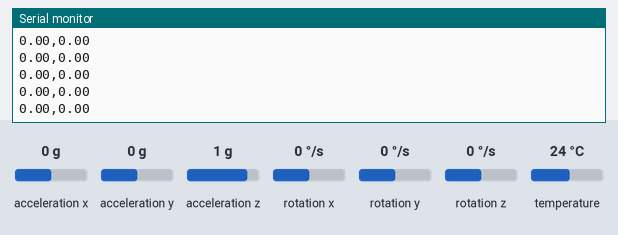
The sketch below on a simulated ESP32. Shown: the last lines printed to the serial monitor. The inputs (shaded band) are chosen by the test bench; at power-on: acceleration x 0 g, acceleration y 0 g, acceleration z 1 g, rotation x 0 °/s, rotation y 0 °/s, rotation z 0 °/s, temperature 24 °C. Nothing arrives over Bluetooth unless stated.

Above: at 3.8 s.
3.9 s: acceleration x set to -1.4 g
At 3.95 s:
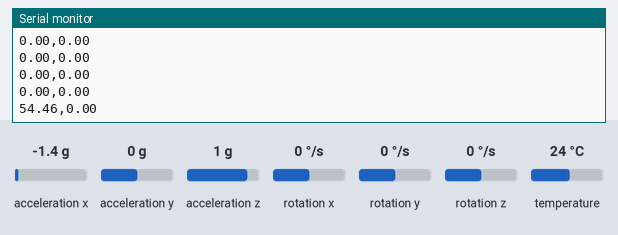
5.4 s: acceleration y set to -1.4 g
At 5.43 s:
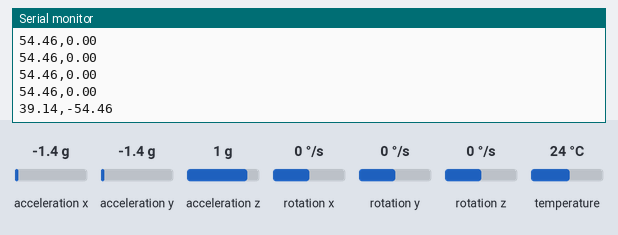
6.9 s: acceleration z set to -1.4 g
At 6.91 s:
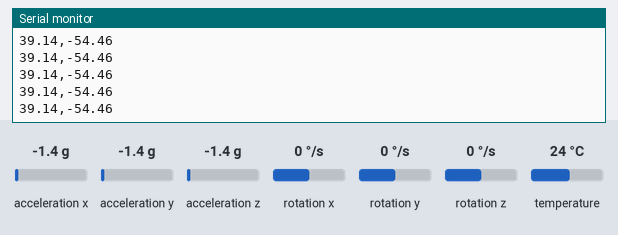
Timing chart, 0 to 9.9 s (numbered marks = the images above; inputs shaded):
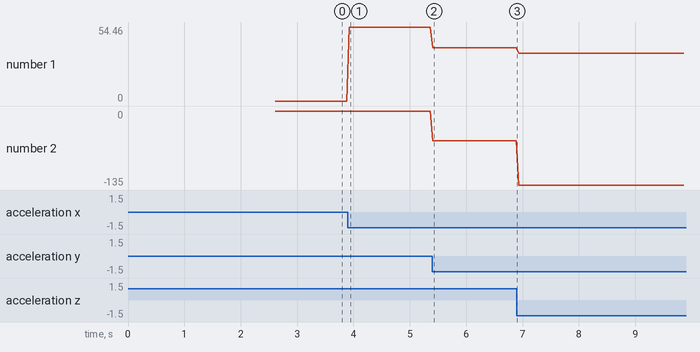

Measured:
- after the input at 3.9 s, the serial monitor: prints a new line at once (image 1)
- after the input at 5.4 s, the serial monitor: prints a new line at once (image 2)
- plotted number 1: 0 → 54.46 after the input at 3.9 s, 54.46 → 39.14 after the input at 5.4 s, 39.14 → 35.26 after the input at 6.9 s
- plotted number 2: 0 → -54.46 after the input at 5.4 s, -54.46 → -135 after the input at 6.9 s

The sketch:

MPU6050_Audio_Controller.ino
```cpp
#include <Wire.h>
#include <Adafruit_MPU6050.h>
#include <Adafruit_Sensor.h>

// Include ESP32 Bluetooth Classic Library
#include "BluetoothSerial.h"

#if !defined(CONFIG_BT_ENABLED) || !defined(CONFIG_BLUEDROID_ENABLED)
#error Bluetooth is not enabled! Please enable it in your IDE.
#endif

BluetoothSerial SerialBT;
Adafruit_MPU6050 mpu;

// Offsets for calibration
float pitch_offset = 0.0;
float roll_offset = 0.0;

void setup() {
  Serial.begin(115200);

  // Initialize Bluetooth with a recognizable name
  SerialBT.begin("MPU6050_Audio_Tracker");
  Serial.println("Bluetooth Started! Ready to pair.");

  delay(1000);   // allow serial monitor to connect

  Wire.begin(21, 22);   // SDA = 21, SCL = 22 (ESP32 defaults usually)

  if (!mpu.begin()) {
    while (1) {
      Serial.println("MPU6050 not found! Check wiring.");
      delay(1000);
    }
  }

  // --- Automatic Calibration ---
  // Wait a moment for sensor to stabilize
  delay(500);

  float sum_pitch = 0.0;
  float sum_roll = 0.0;
  int num_readings = 50;

  for (int i = 0; i < num_readings; i++) {
    sensors_event_t a, g, temp;
    mpu.getEvent(&a, &g, &temp);
    sum_roll  += atan2(a.acceleration.y, a.acceleration.z) * 180.0 / PI;
    sum_pitch += atan2(-a.acceleration.x, sqrt(a.acceleration.y * a.acceleration.y + a.acceleration.z * a.acceleration.z)) * 180.0 / PI;
    delay(20);
  }

  pitch_offset = sum_pitch / num_readings;
  roll_offset = sum_roll / num_readings;
  // -----------------------------
}

void loop() {
  sensors_event_t a, g, temp;
  mpu.getEvent(&a, &g, &temp);

  // 1. Calculate Raw Pitch and Roll
  float raw_roll  = atan2(a.acceleration.y, a.acceleration.z) * 180.0 / PI;
  float raw_pitch = atan2(-a.acceleration.x, sqrt(a.acceleration.y * a.acceleration.y + a.acceleration.z * a.acceleration.z)) * 180.0 / PI;

  // 2. Apply offsets so it always starts at 0,0
  float pitch = raw_pitch - pitch_offset;
  float roll = raw_roll - roll_offset;

  // 3. Print over USB Serial
  Serial.print(pitch);
  Serial.print(",");
  Serial.println(roll);

  // 4. Print exclusively as "pitch,roll" over Bluetooth Serial
  SerialBT.print(pitch);
  SerialBT.print(",");
  SerialBT.println(roll);

  // Send data at ~20-25Hz (40ms) for smooth spatial audio transitions without overloading python
  delay(40);
}
```
